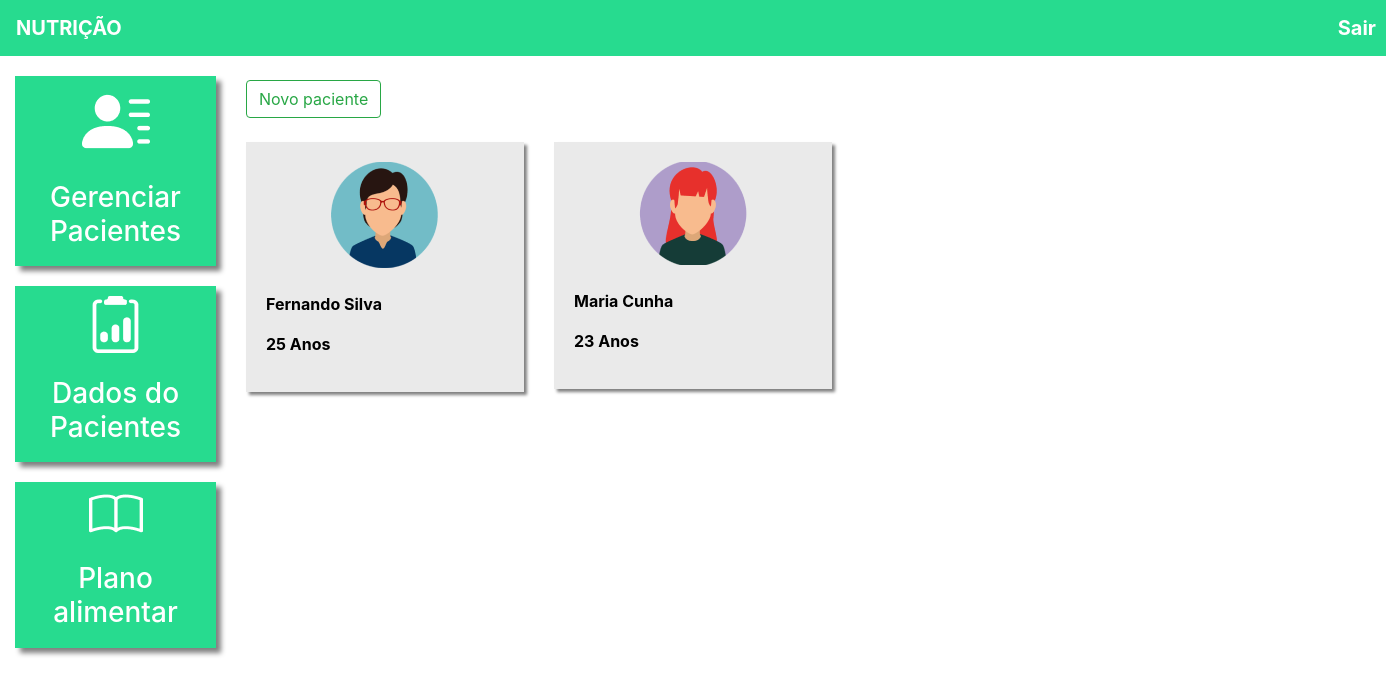
The app's page /pacientes/ (signed in) with its own data.
### plataforma/models.py (models this page shows, shortened)
class Pacientes(models.Model):
    choices_sexo = (('F', 'Feminino'),
                    ('M', 'Maculino'))
    nome = models.CharField(max_length=50)
    sexo = models.CharField(max_length=1, choices=choices_sexo)
    idade = models.IntegerField()
    email = models.EmailField()
    telefone = models.CharField(max_length=19)
    nutri = models.ForeignKey(User, on_delete=models.CASCADE)

### plataforma/views.py (the view, shortened to what this page needs)
# urls.py: path('pacientes/', views.pacientes, name = 'pacientes'),
@login_required(login_url = '/auth/logar/')
def pacientes(request):
    if request.method == "GET":
        pacientes = Pacientes.objects.filter(nutri=request.user)
        return render(request, 'pacientes.html', {'pacientes': pacientes})

### plataforma/templates/pacientes.html (shortened to what this page needs)
{% extends 'base_plataforma.html' %}
{% load static %}
{% block 'plataforma' %}
    <br>
    <button type="button" class="btn btn-outline-success" data-toggle="modal" data-target="#modal">
    Novo paciente
    </button>
    <br>
    <br>
    <div  class="row">
        {% for paciente in pacientes%}
            <div class="col-md-4">
                <a href="#" class="link-hover">
                    <div class="card-paciente">
                        <div class="foto-perfil">
                            {% if paciente.sexo == "M"%}
                                <img src="{% static 'plataforma/img/perfil2.png' %}">
                            {% else %}
                                <img src="{% static 'plataforma/img/perfil1.png' %}">
                            {% endif %}
                        </div>
                        <br>
                        <p class="dados">{{paciente.nome}}</p>
                        <p class="dados">{{paciente.idade}} Anos</p>
                    </div>
                </a>
            </div>
        {% endfor %}
    </div>
{% endblock%}

### templates/static/plataforma/css/css.css (style rules this page uses)
.card-paciente { background-color: #EAEAEA; box-shadow: 3px 3px 3px gray; padding: 20px; color: black; }
.foto-perfil { text-align: center; }
.dados { font-weight: bold; }

### records on screen
Pacientes: nome "Fernando Silva", idade "25"
Pacientes: nome "Maria Cunha", idade "23"
